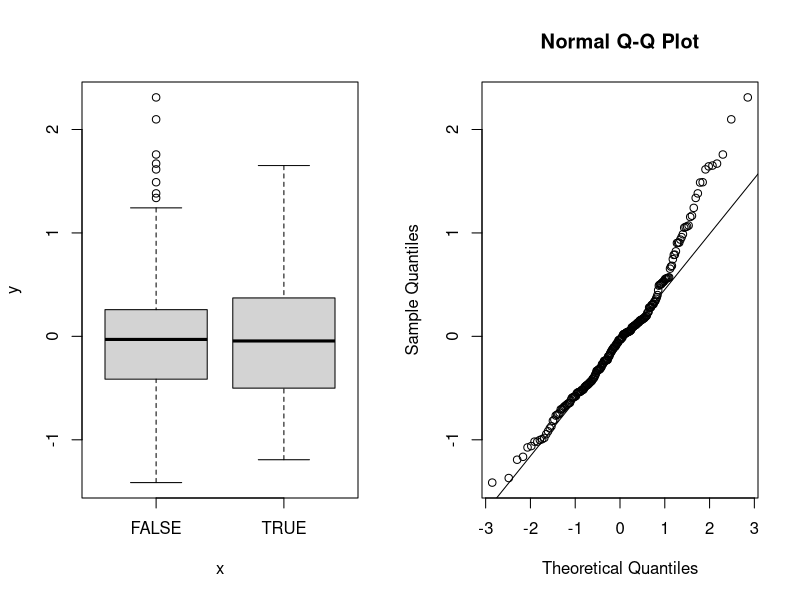
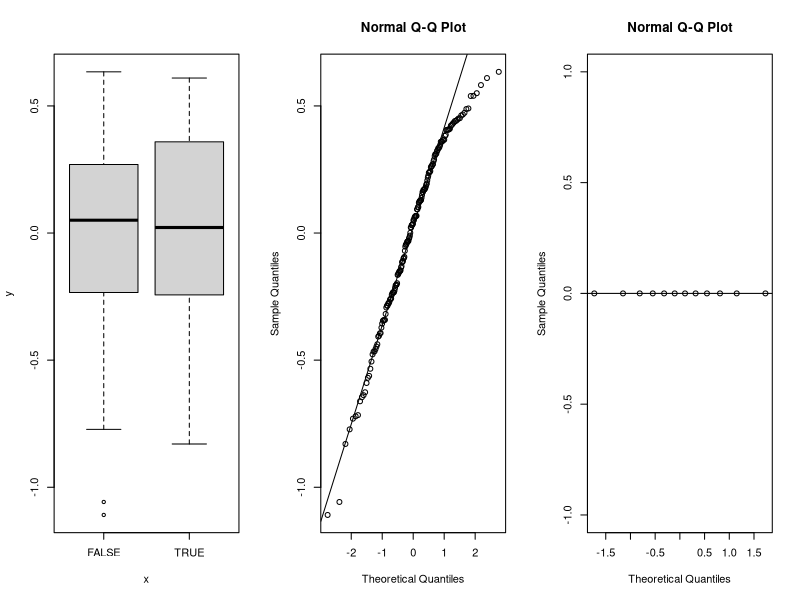
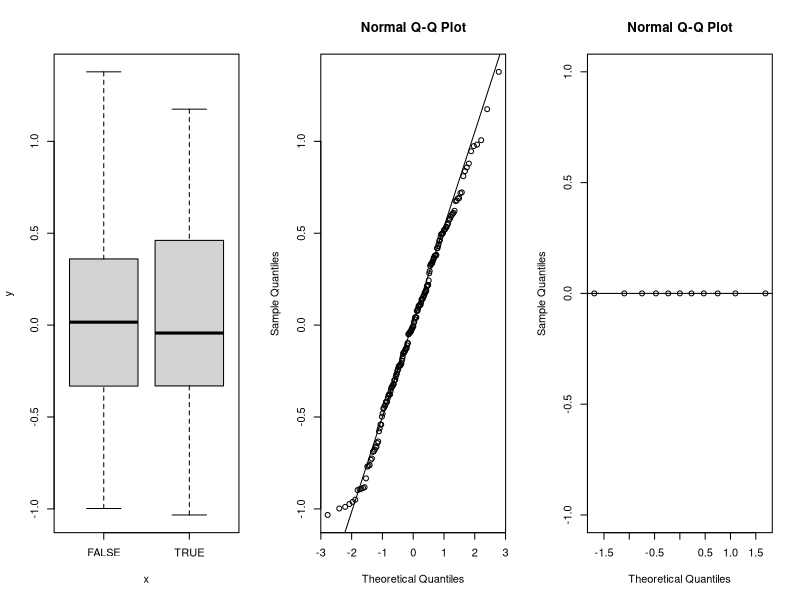
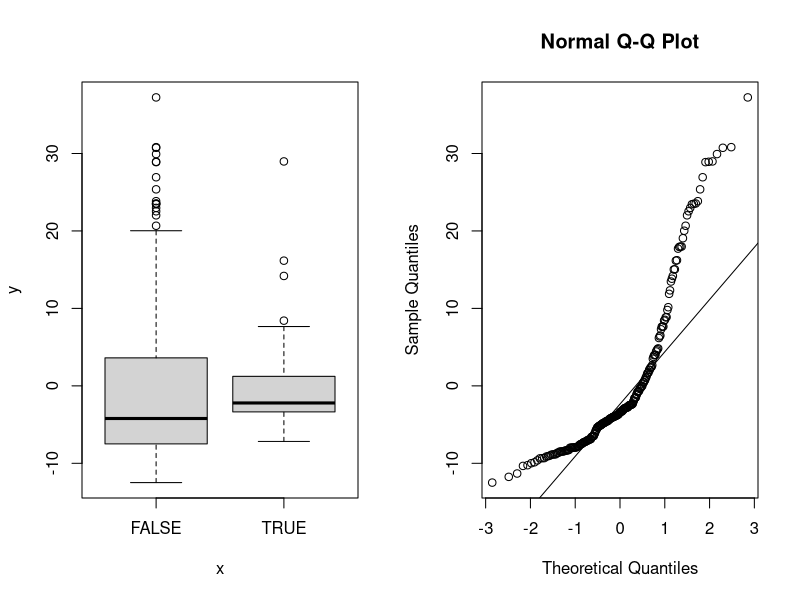
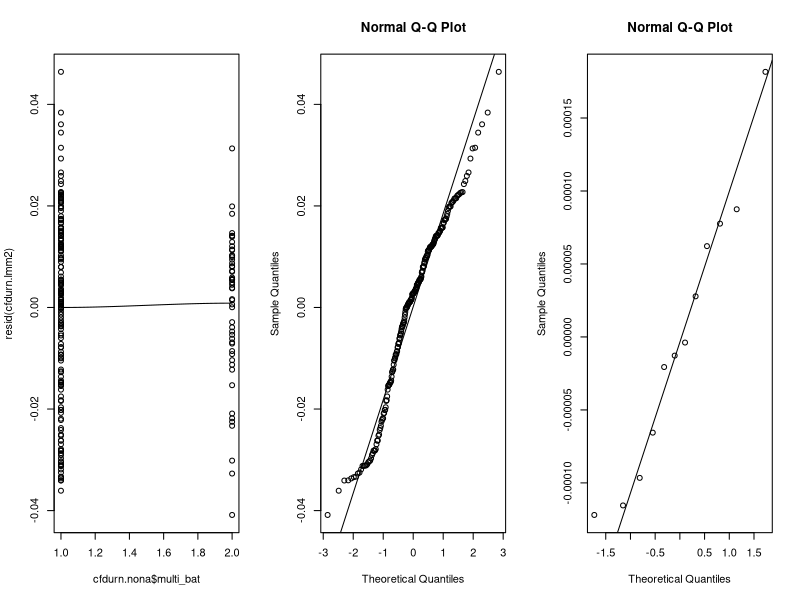
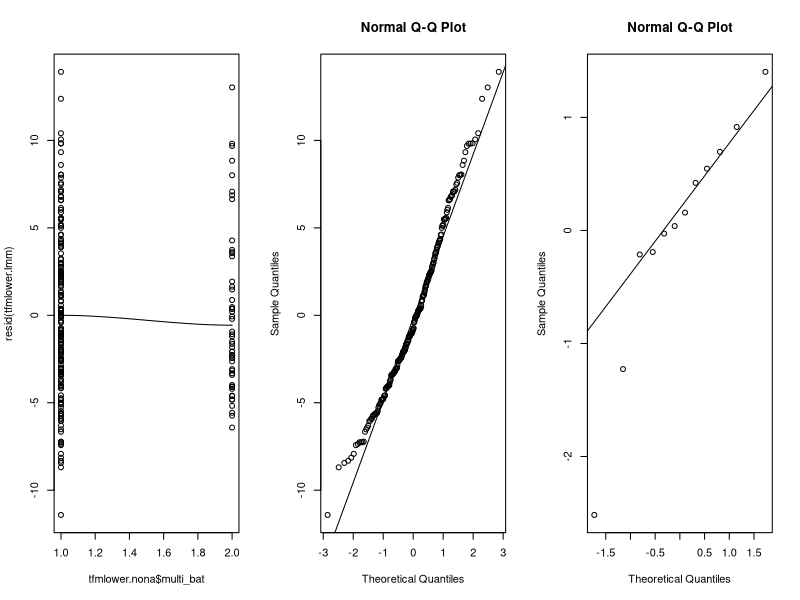
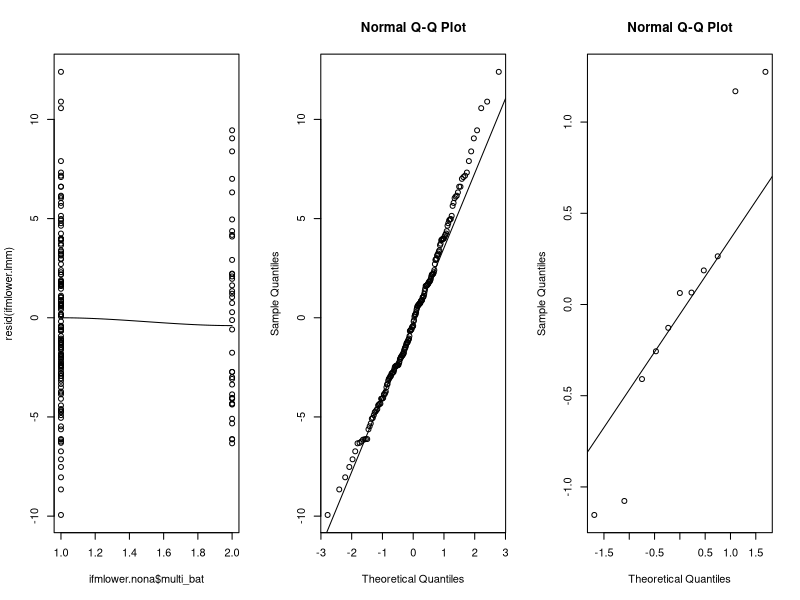
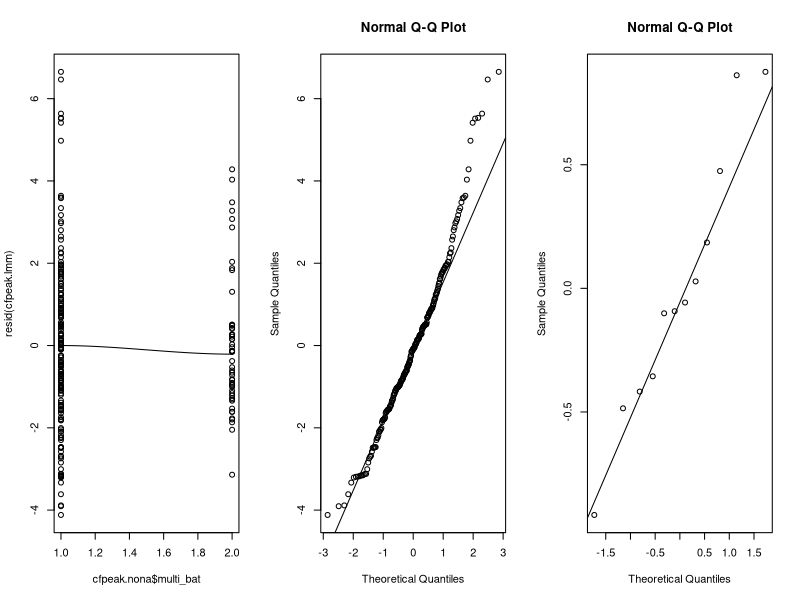

These figures' R source, in order:
## ---- chunk 1

library(arm)
library(coda)
library(lme4)
library(stringi)
library(stringr)
set.seed(82319)
d <- read.csv('../individual_call_analysis/analysis/one_call_per_row_2020-12-17.csv')
# create a single/multi-bat categorical variable
d['multi_bat'] <- factor(d['num_bats']>1)
d['annot_id'] <- stri_sub(d$video_annot_id,8,-1)
d['annot_id'] <- str_replace_all(d$annot_id, '21502300','2123')
# sort the dataset by time first
time_ordering <- stri_order(d$annot_id,numeric=TRUE)
d_tordered <- d[time_ordering,]
# - is there an influence of the recording hour? 
split.and.join <- function(x){
  splitx <- str_split(x,'_')
  jointx <- paste(splitx[[1]][1],'_',splitx[[1]][2],sep='')
  jointx}
d_tordered$rechour <- sapply(d_tordered$annot_id,split.and.join)

# also scale up some of the measurements into more meaningful units
# -- here we'll multiply by 10^3 to convert s to ms
d_tordered$tfm_duration <- d_tordered$tfm_duration*10^3
d_tordered$ifm_duration <- d_tordered$ifm_duration*10^3
d_tordered$cf_duration <- d_tordered$cf_duration*10^3
# convert Hz to kHz
d_tordered$tfm_terminal_frequency <- d_tordered$tfm_terminal_frequency * 10^-3
d_tordered$ifm_terminal_frequency <- d_tordered$ifm_terminal_frequency * 10^-3
d_tordered$cf_peak_frequency <- d_tordered$cf_peak_frequency*10^-3
# number of simulations to get from the posterior distribution
num_post <- 5000
# convenience function 
get.hpd <- function(x,prange=0.93){HPDinterval(as.mcmc(x),prob=prange)}
## ---- chunk 2
tfmdurn.nona <- d_tordered[!is.na(d_tordered$tfm_duration),]
tfmdurn.formula <- formula(tfm_duration~multi_bat+(1|rechour))
tfmdurn.lmm <- lmer(tfmdurn.formula, data=tfmdurn.nona)
# perform residual analysis 
par(mfrow=c(1,2))
plot(tfmdurn.nona$multi_bat,resid(tfmdurn.lmm)) # the residuals seem to show no pattern between the explanatory variables
qqnorm(resid(tfmdurn.lmm));qqline(resid(tfmdurn.lmm))

# the top section of the qqplot shows some deviation - what if we get rid of the 'problematic' datapoints, and check if the estimates
# are affected
good_preds <- resid(tfmdurn.lmm)<=quantile(resid(tfmdurn.lmm),0.75)
tfmdurn.good <- tfmdurn.nona[good_preds,]
tfmdurn.lmm2 <- lmer(tfmdurn.formula, data=tfmdurn.good)

par(mfrow=c(1,3))
plot(tfmdurn.good$multi_bat,resid(tfmdurn.lmm2)) # the residuals seem to show no pattern between the explanatory variables
qqnorm(resid(tfmdurn.lmm2));qqline(resid(tfmdurn.lmm2))
qqnorm(ranef(tfmdurn.lmm)$rechour$`(Intercept)`);qqline(ranef(tfmdurn.lmm)$rechour$`(Intercept)`,main='random effects') 

## ---- chunk 3
tfmdurn.sim <- sim(tfmdurn.lmm, n.sim=num_post)
tfmdurn.fixefs.hpd <- round(apply(fixef(tfmdurn.sim),2,get.hpd),2)
tfmdurn.rel.increase <- (fixef(tfmdurn.sim)[,1]+fixef(tfmdurn.sim)[,2])/fixef(tfmdurn.sim)[,1]
tfmdurn.rel.hpd <- round(get.hpd(tfmdurn.rel.increase),2)
## ---- chunk 4
ifmdurn.nona <- d_tordered[!is.na(d_tordered$ifm_duration),]
ifmdurn.formula <- formula(ifm_duration~multi_bat+(1|rechour))
ifmdurn.lmm <- lmer(ifmdurn.formula, data=ifmdurn.nona)
# perform residual inspecition
par(mfrow=c(1,3))
plot(ifmdurn.nona$multi_bat,resid(ifmdurn.lmm)) # the residuals seem to show no pattern between the explanatory variables
qqnorm(resid(ifmdurn.lmm));qqline(resid(ifmdurn.lmm)) # the residuals fall very close to the qqline!
qqnorm(ranef(ifmdurn.lmm)$rechour$`(Intercept)`);qqline(ranef(ifmdurn.lmm)$rechour$`(Intercept)`,main='random effects') 

## ---- chunk 5
ifmdurn.sim <- sim(ifmdurn.lmm, n.sim=num_post)

ifmdurn.fixefs.hpd <- round(apply(fixef(ifmdurn.sim),2,get.hpd),2)
ifmdurn.rel.increase <- (fixef(ifmdurn.sim)[,1]+fixef(ifmdurn.sim)[,2])/fixef(ifmdurn.sim)[,1]
ifmdurn.rel.hpd <- round(get.hpd(ifmdurn.rel.increase),2)
## ---- chunk 6
cfdurn.nona <- d_tordered[!is.na(d_tordered$cf_duration),]
cfdurn.formula <- formula(cf_duration~multi_bat+(1|rechour))
cfdurn.lmm <- lmer(cfdurn.formula, data=cfdurn.nona)
# perform residual analysis 
par(mfrow=c(1,2))
plot(cfdurn.nona$multi_bat,resid(cfdurn.lmm)) # the residuals seem to show no pattern between the explanatory variables
qqnorm(resid(cfdurn.lmm));qqline(resid(cfdurn.lmm))


## ---- chunk 7
# having tried the ln and sqrt transformations, the inverse seems to work best:
# https://www.itl.nist.gov/div898/handbook/pmd/section6/pmd633.htm
cfdurn.nona$invcfdurn <- 1/(cfdurn.nona$cf_duration)
cfdurn.lmm2 <- lmer(invcfdurn~multi_bat+(1|rechour), data=cfdurn.nona)

par(mfrow=c(1,3))
scatter.smooth(cfdurn.nona$multi_bat,resid(cfdurn.lmm2)) # the residuals seem to show no pattern between the explanatory variables
qqnorm(resid(cfdurn.lmm2));qqline(resid(cfdurn.lmm2))
qqnorm(ranef(cfdurn.lmm2)$rechour$`(Intercept)`);qqline(ranef(cfdurn.lmm2)$rechour$`(Intercept)`,main='random effects') 


## ---- chunk 8

cfdurn.sim <- sim(cfdurn.lmm2, n.sim=num_post)

cfdurn.fixefs.hpd <- round(apply(fixef(cfdurn.sim),2,get.hpd),2)
cfdurn.means.multi <- round((1/(fixef(cfdurn.sim)[,1]+fixef(cfdurn.sim)[,2])),2)
cfdurn.means.single <- round((1/fixef(cfdurn.sim)[,1]),2)
cfdurn.rel.increase <- cfdurn.means.multi/cfdurn.means.single
cfdurn.diff <- cfdurn.means.multi-cfdurn.means.single
cfdurn.diff.hpd <- get.hpd(cfdurn.diff)


cfdurn.rel.hpd <- round(get.hpd(cfdurn.rel.increase),2)
cfdurn.mean.single <- round(mean(cfdurn.means.single),2)
cfdurn.single.hpd <- get.hpd(cfdurn.means.single)
cfdurn.mean.multi <- round(mean(cfdurn.means.multi),2)
cfdurn.multi.hpd <- get.hpd(cfdurn.means.multi)
## ---- chunk 9
tfmlower.nona <- d_tordered[!is.na(d_tordered$tfm_terminal_frequency),]
tfmlower.formula <- formula(tfm_terminal_frequency~multi_bat+(1|rechour))
tfmlower.lmm <- lmer(tfmlower.formula, data=tfmlower.nona)
# perform residual inspecition
par(mfrow=c(1,3))
scatter.smooth(tfmlower.nona$multi_bat,resid(tfmlower.lmm)) # the residuals seem to show no pattern between the explanatory variables
qqnorm(resid(tfmlower.lmm));qqline(resid(tfmlower.lmm)) 
qqnorm(ranef(tfmlower.lmm)$rechour$`(Intercept)`);qqline(ranef(tfmlower.lmm)$rechour$`(Intercept)`,main='random effects') 

## ---- chunk 10

tfmlower.sim <- sim(tfmlower.lmm, n.sim=num_post)

tfmlower.fixefs.hpd <- round(apply(fixef(tfmlower.sim),2,get.hpd),2)
tfmlower.fixefs.mean <- round(apply(fixef(tfmlower.sim),2,mean),2)
tfmlower.rel.increase <- (fixef(tfmlower.sim)[,1]+fixef(tfmlower.sim)[,2])/fixef(tfmlower.sim)[,1]
tfmlower.rel.hpd <- round(get.hpd(tfmlower.rel.increase),2)
## ---- chunk 11
ifmlower.nona <- d_tordered[!is.na(d_tordered$ifm_terminal_frequency),]
ifmlower.formula <- formula(ifm_terminal_frequency~multi_bat+(1|rechour))
ifmlower.lmm <- lmer(ifmlower.formula, data=ifmlower.nona)
# perform residual inspecition
par(mfrow=c(1,3))
scatter.smooth(ifmlower.nona$multi_bat,resid(ifmlower.lmm)) # the residuals seem to show no pattern between the explanatory variables
qqnorm(resid(ifmlower.lmm));qqline(resid(ifmlower.lmm)) 
qqnorm(ranef(ifmlower.lmm)$rechour$`(Intercept)`);qqline(ranef(ifmlower.lmm)$rechour$`(Intercept)`,main='random effects') 

## ---- chunk 12

ifmlower.sim <- sim(ifmlower.lmm, n.sim=num_post)

ifmlower.fixefs.hpd <- round(apply(fixef(ifmlower.sim),2,get.hpd),2)
ifmlower.fixefs.mean <- round(apply(fixef(ifmlower.sim),2,mean),2)
ifmlower.rel.increase <- (fixef(ifmlower.sim)[,1]+fixef(ifmlower.sim)[,2])/fixef(ifmlower.sim)[,1]
ifmlower.rel.hpd <- round(get.hpd(ifmlower.rel.increase),2)
## ---- chunk 13
cfpeak.nona <- d_tordered[!is.na(d_tordered$cf_peak_frequency),]
cfpeak.formula <- formula(cf_peak_frequency~multi_bat+(1|rechour))
cfpeak.lmm <- lmer(cfpeak.formula, data=cfpeak.nona)
# perform residual inspecition
par(mfrow=c(1,3))
scatter.smooth(cfpeak.nona$multi_bat,resid(cfpeak.lmm)) # the residuals seem to show no pattern between the explanatory variables
qqnorm(resid(cfpeak.lmm));qqline(resid(cfpeak.lmm)) 
qqnorm(ranef(cfpeak.lmm)$rechour$`(Intercept)`);qqline(ranef(cfpeak.lmm)$rechour$`(Intercept)`,main='random effects') 

## ---- chunk 14

cfpeak.sim <- sim(cfpeak.lmm, n.sim=num_post)

cfpeak.fixefs.hpd <- round(apply(fixef(cfpeak.sim),2,get.hpd),2)
cfpeak.fixefs.mean <- round(apply(fixef(cfpeak.sim),2,mean),2)
cfpeak.rel.increase <- (fixef(cfpeak.sim)[,1]+fixef(cfpeak.sim)[,2])/fixef(cfpeak.sim)[,1]
cfpeak.rel.hpd <- round(get.hpd(cfpeak.rel.increase),2)
## ---- chunk 15

tfmreclev.nona <- d_tordered[!is.na(d_tordered$tfm_dbrms),]
tfmreclev.formula <- formula(tfm_dbrms~multi_bat+(1|rechour))
tfmreclev.lmm <- lmer(tfmreclev.formula, data=tfmreclev.nona)
# perform residual inspecition
par(mfrow=c(1,3))
scatter.smooth(tfmreclev.nona$multi_bat,resid(tfmreclev.lmm)) # the residuals seem to show no pattern between the explanatory variables
qqnorm(resid(tfmreclev.lmm));qqline(resid(tfmreclev.lmm)) 
qqnorm(ranef(tfmreclev.lmm)$rechour$`(Intercept)`);qqline(ranef(tfmreclev.lmm)$rechour$`(Intercept)`) 


## ---- chunk 16

tfmreclev.sim <- sim(tfmreclev.lmm, n.sim=num_post)

tfmreclev.fixefs.hpd <- round(apply(fixef(tfmreclev.sim),2,get.hpd),2)
tfmreclev.fixefs.mean <- round(apply(fixef(tfmreclev.sim),2,mean),2)
tfmreclev.rel.increase <- (fixef(tfmreclev.sim)[,1]+fixef(tfmreclev.sim)[,2]) - fixef(tfmreclev.sim)[,1]
tfmreclev.rel.hpd <- round(get.hpd(tfmreclev.rel.increase),2)
## ---- chunk 17

ifmreclev.nona <- d_tordered[!is.na(d_tordered$ifm_dbrms),]
ifmreclev.formula <- formula(ifm_dbrms~multi_bat+(1|rechour))
ifmreclev.lmm <- lmer(ifmreclev.formula, data=ifmreclev.nona)
# perform residual inspecition
par(mfrow=c(1,3))
scatter.smooth(ifmreclev.nona$multi_bat,resid(ifmreclev.lmm)) 
qqnorm(resid(ifmreclev.lmm));qqline(resid(ifmreclev.lmm)) 
qqnorm(ranef(ifmreclev.lmm)$rechour$`(Intercept)`);qqline(ranef(ifmreclev.lmm)$rechour$`(Intercept)`,main='random effects') 

## ---- chunk 18

ifmreclev.sim <- sim(ifmreclev.lmm, n.sim=num_post)

ifmreclev.fixefs.hpd <- round(apply(fixef(ifmreclev.sim),2,get.hpd),2)
ifmreclev.fixefs.mean <- round(apply(fixef(ifmreclev.sim),2,mean),2)
ifmreclev.rel.increase <- (fixef(ifmreclev.sim)[,1]+fixef(ifmreclev.sim)[,2]) - fixef(ifmreclev.sim)[,1]
ifmreclev.rel.hpd <- round(get.hpd(ifmreclev.rel.increase),2)
## ---- chunk 19

cfreclev.nona <- d_tordered[!is.na(d_tordered$cf_dbrms),]
cfreclev.formula <- formula(cf_dbrms~multi_bat+(1|rechour))
cfreclev.lmm <- lmer(cfreclev.formula, data=cfreclev.nona)
# perform residual inspecition
par(mfrow=c(1,3))
scatter.smooth(cfreclev.nona$multi_bat,resid(cfreclev.lmm)) 
qqnorm(resid(cfreclev.lmm));qqline(resid(cfreclev.lmm)) 
qqnorm(ranef(cfreclev.lmm)$rechour$`(Intercept)`);qqline(ranef(cfreclev.lmm)$rechour$`(Intercept)`) 

## ---- chunk 20

cfreclev.sim <- sim(cfreclev.lmm, n.sim=num_post)

cfreclev.fixefs.hpd <- round(apply(fixef(cfreclev.sim),2,get.hpd),2)
cfreclev.fixefs.mean <- round(apply(fixef(cfreclev.sim),2,mean),2)
cfreclev.rel.increase <- (fixef(cfreclev.sim)[,1]+fixef(cfreclev.sim)[,2]) - fixef(cfreclev.sim)[,1]
cfreclev.rel.hpd <- round(get.hpd(cfreclev.rel.increase),2)
## ---- chunk 21

d_tordered$tfm_cf <- d_tordered$tfm_dbrms-d_tordered$cf_dbrms
tfmcf.nona <- d_tordered[!is.na(d_tordered$tfm_cf),]
tfmcfreclev.nona <- d_tordered[!is.na(d_tordered$tfm_cf),]
tfmcfreclev.formula <- formula(tfm_cf~multi_bat+(1|rechour))
tfmcfreclev.lmm <- lmer(tfmcfreclev.formula, data=tfmcfreclev.nona)
# perform residual inspecition
par(mfrow=c(1,3))
scatter.smooth(tfmcfreclev.nona$multi_bat,resid(tfmcfreclev.lmm)) 
qqnorm(resid(tfmcfreclev.lmm));qqline(resid(tfmcfreclev.lmm)) 
qqnorm(ranef(tfmcfreclev.lmm)$rechour$`(Intercept)`);qqline(ranef(tfmcfreclev.lmm)$rechour$`(Intercept)`,main='random effects') 

## ---- chunk 22

tfmcfreclev.sim <- sim(tfmcfreclev.lmm, n.sim=num_post)

tfmcfreclev.fixefs.hpd <- round(apply(fixef(tfmcfreclev.sim),2,get.hpd),2)
tfmcfreclev.fixefs.mean <- round(apply(fixef(tfmcfreclev.sim),2,mean),2)
tfmcfreclev.rel.increase <- (fixef(tfmcfreclev.sim)[,1]+fixef(tfmcfreclev.sim)[,2]) - fixef(tfmcfreclev.sim)[,1]
tfmcfreclev.rel.hpd <- round(get.hpd(tfmcfreclev.rel.increase),2)
## ---- chunk 23

d_tordered$ifm_cf <- d_tordered$ifm_dbrms-d_tordered$cf_dbrms
ifmcf.nona <- d_tordered[!is.na(d_tordered$ifm_cf),]
ifmcfreclev.nona <- d_tordered[!is.na(d_tordered$ifm_cf),]
ifmcfreclev.formula <- formula(ifm_cf~multi_bat+(1|rechour))
ifmcfreclev.lmm <- lmer(ifmcfreclev.formula, data=ifmcfreclev.nona)
# perform residual inspecition
par(mfrow=c(1,3))
scatter.smooth(ifmcfreclev.nona$multi_bat,resid(ifmcfreclev.lmm)) 
qqnorm(resid(ifmcfreclev.lmm));qqline(resid(ifmcfreclev.lmm)) 
qqnorm(ranef(ifmcfreclev.lmm)$rechour$`(Intercept)`);qqline(ranef(ifmcfreclev.lmm)$rechour$`(Intercept)`,main='random effects') 

## ---- chunk 24

ifmcfreclev.sim <- sim(ifmcfreclev.lmm, n.sim=num_post)

ifmcfreclev.fixefs.hpd <- round(apply(fixef(ifmcfreclev.sim),2,get.hpd),2)
ifmcfreclev.fixefs.mean <- round(apply(fixef(ifmcfreclev.sim),2,mean),2)
ifmcfreclev.rel.increase <- (fixef(ifmcfreclev.sim)[,1]+fixef(ifmcfreclev.sim)[,2]) - fixef(ifmcfreclev.sim)[,1]
ifmcfreclev.rel.hpd <- round(get.hpd(ifmcfreclev.rel.increase),2)
## ---- chunk 25
d_tordered$tfm_bw <- d_tordered$cf_peak_frequency-d_tordered$tfm_terminal_frequency
tfmbw.nona <- d_tordered[!is.na(d_tordered$tfm_bw),]
tfmbw.formula <- formula(tfm_bw~multi_bat+(1|rechour))
tfmbw.lmm <- lmer(tfmbw.formula, data=tfmbw.nona)
# perform residual inspecition
par(mfrow=c(1,3))
scatter.smooth(tfmbw.nona$multi_bat,resid(tfmbw.lmm)) 
qqnorm(resid(tfmbw.lmm));qqline(resid(tfmbw.lmm)) 
qqnorm(ranef(tfmbw.lmm)$rechour$`(Intercept)`);qqline(ranef(tfmbw.lmm)$rechour$`(Intercept)`,main='random effects') 

## ---- chunk 26

tfmbw.sim <- sim(tfmbw.lmm, n.sim=num_post)

tfmbw.fixefs.hpd <- round(apply(fixef(tfmbw.sim),2,get.hpd),2)
tfmbw.fixefs.mean <- round(apply(fixef(tfmbw.sim),2,mean),2)
tfmbw.rel.increase <- (fixef(tfmbw.sim)[,1]+fixef(tfmbw.sim)[,2])/fixef(tfmbw.sim)[,1]
tfmbw.rel.hpd <- round(get.hpd(tfmbw.rel.increase),2)
## ---- chunk 27
d_tordered$ifm_bw <- d_tordered$cf_peak_frequency-d_tordered$ifm_terminal_frequency
ifmbw.nona <- d_tordered[!is.na(d_tordered$ifm_bw),]
ifmbw.formula <- formula(ifm_bw~multi_bat+(1|rechour))
ifmbw.lmm <- lmer(ifmbw.formula, data=ifmbw.nona)
# perform residual inspecition
par(mfrow=c(1,3))
scatter.smooth(ifmbw.nona$multi_bat,resid(ifmbw.lmm)) 
qqnorm(resid(ifmbw.lmm));qqline(resid(ifmbw.lmm)) 
qqnorm(ranef(ifmbw.lmm)$rechour$`(Intercept)`);qqline(ranef(ifmbw.lmm)$rechour$`(Intercept)`,main='random effects') 

## ---- chunk 28

ifmbw.sim <- sim(ifmbw.lmm, n.sim=num_post)

ifmbw.fixefs.hpd <- round(apply(fixef(ifmbw.sim),2,get.hpd),2)
ifmbw.fixefs.mean <- round(apply(fixef(ifmbw.sim),2,mean),2)
ifmbw.rel.increase <- (fixef(ifmbw.sim)[,1]+fixef(ifmbw.sim)[,2])/fixef(ifmbw.sim)[,1]
ifmbw.rel.hpd <- round(get.hpd(ifmbw.rel.increase),2)
## ---- chunk 29
sessionInfo()
